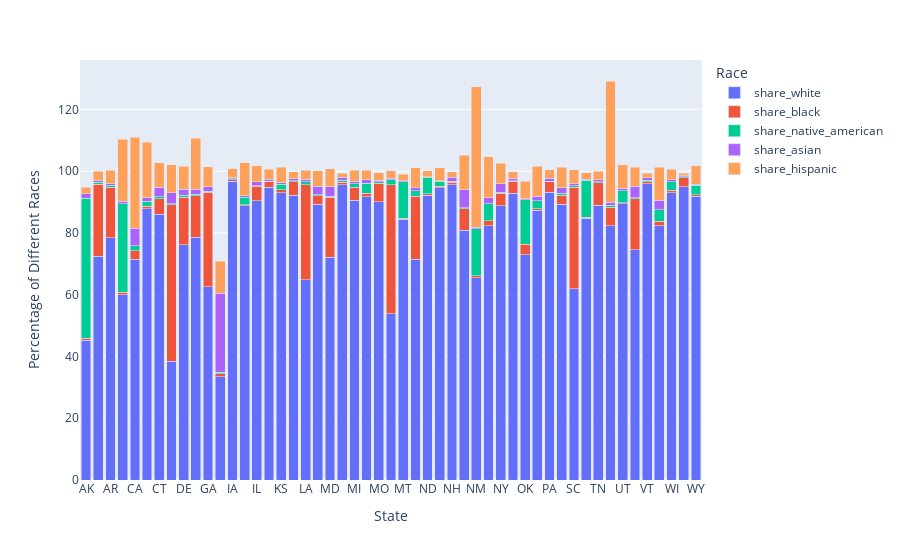

The notebook cell this image was saved under:
### Code cell
fig = px.bar(df, x='Geographic area', y='Mean Value', 
							hover_name=df['Geographic area'], color=df['Race'],
							color_continuous_scale='Agsunset', barmode='stack')
fig.update_layout(xaxis_title='State', yaxis_title='Percentage of Different Races', 
									coloraxis_showscale=False)
fig.update_traces(hovertemplate='State: %{x} <br>% of Races: %{y}')
fig.show()

### Figure 1 — Plotly figure (JSON) as saved in the notebook; plotly's stock layout.template omitted (floating-point values rounded to 4 significant figures)
{"data": [{"alignmentgroup": "True", "hovertemplate": "State: %{x} <br>% of Races: %{y}", "hovertext": ["AK", "AL", "AR", "AZ", "CA", "CO", "CT", "DC", "DE", "FL", "GA", "HI", "IA", "ID", "IL", "IN", "KS", "KY", "LA", "MA", "MD", "ME", "MI", "MN", "MO", "MS", "MT", "NC", "ND", "NE", "NH", "NJ", "NM", "NV", "NY", "OH", "OK", "OR", "PA", "RI", "SC", "SD", "TN", "TX", "UT", "VA", "VT", "WA", "WI", "WV", "WY"], "legendgroup": "share_white", "marker": {"color": "#636efa", "pattern": {"shape": ""}}, "name": "share_white", "offsetgroup": "share_white", "orientation": "v", "showlegend": true, "textposition": "auto", "type": "bar", "x": ["AK", "AL", "AR", "AZ", "CA", "CO", "CT", "DC", "DE", "FL", "GA", "HI", "IA", "ID", "IL", "IN", "KS", "KY", "LA", "MA", "MD", "ME", "MI", "MN", "MO", "MS", "MT", "NC", "ND", "NE", "NH", "NJ", "NM", "NV", "NY", "OH", "OK", "OR", "PA", "RI", "SC", "SD", "TN", "TX", "UT", "VA", "VT", "WA", "WI", "WV", "WY"], "xaxis": "x", "y": [45.26, 72.51, 78.45, 59.93, 71.54, 87.77, 86.11, 38.5, 76.25, 78.67, 62.59, 33.37, 96.71, 88.82, 90.36, 94.82, 92.96, 92.23, 64.81, 89.3, 72.12, 95.69, 90.67, 91.8, 90.18, 53.8, 84.48, 71.52, 92.29, 94.72, 95.68, 80.89, 65.42, 82.33, 88.88, 92.8, 72.93, 87.39, 93.25, 89.23, 61.98, 84.82, 88.95, 82.4, 89.44, 74.6, 95.87, 82.38, 92.96, 95.04, 91.92], "yaxis": "y"}, {"alignmentgroup": "True", "hovertemplate": "State: %{x} <br>% of Races: %{y}", "hovertext": ["AK", "AL", "AR", "AZ", "CA", "CO", "CT", "DC", "DE", "FL", "GA", "HI", "IA", "ID", "IL", "IN", "KS", "KY", "LA", "MA", "MD", "ME", "MI", "MN", "MO", "MS", "MT", "NC", "ND", "NE", "NH", "NJ", "NM", "NV", "NY", "OH", "OK", "OR", "PA", "RI", "SC", "SD", "TN", "TX", "UT", "VA", "VT", "WA", "WI", "WV", "WY"], "legendgroup": "share_black", "marker": {"color": "#EF553B", "pattern": {"shape": ""}}, "name": "share_black", "offsetgroup": "share_black", "orientation": "v", "showlegend": true, "textposition": "auto", "type": "bar", "x": ["AK", "AL", "AR", "AZ", "CA", "CO", "CT", "DC", "DE", "FL", "GA", "HI", "IA", "ID", "IL", "IN", "KS", "KY", "LA", "MA", "MD", "ME", "MI", "MN", "MO", "MS", "MT", "NC", "ND", "NE", "NH", "NJ", "NM", "NV", "NY", "OH", "OK", "OR", "PA", "RI", "SC", "SD", "TN", "TX", "UT", "VA", "VT", "WA", "WI", "WV", "WY"], "xaxis": "x", "y": [0.5625, 23.32, 16.3, 0.9545, 2.68, 0.9177, 4.992, 50.7, 15.39, 13.37, 30.63, 1.071, 0.5635, 0.2952, 4.704, 1.688, 0.9605, 4.421, 30.78, 2.791, 19.46, 0.8198, 4.124, 1.001, 5.862, 41.83, 0.2266, 20.4, 0.3574, 0.4205, 0.7156, 6.975, 0.667, 1.567, 4.008, 3.96, 3.376, 0.5281, 3.27, 2.988, 32.83, 0.29, 7.303, 5.866, 0.385, 16.51, 0.7706, 1.427, 0.9373, 2.915, 0.3975], "yaxis": "y"}, {"alignmentgroup": "True", "hovertemplate": "State: %{x} <br>% of Races: %{y}", "hovertext": ["AK", "AL", "AR", "AZ", "CA", "CO", "CT", "DC", "DE", "FL", "GA", "HI", "IA", "ID", "IL", "IN", "KS", "KY", "LA", "MA", "MD", "ME", "MI", "MN", "MO", "MS", "MT", "NC", "ND", "NE", "NH", "NJ", "NM", "NV", "NY", "OH", "OK", "OR", "PA", "RI", "SC", "SD", "TN", "TX", "UT", "VA", "VT", "WA", "WI", "WV", "WY"], "legendgroup": "share_native_american", "marker": {"color": "#00cc96", "pattern": {"shape": ""}}, "name": "share_native_american", "offsetgroup": "share_native_american", "orientation": "v", "showlegend": true, "textposition": "auto", "type": "bar", "x": ["AK", "AL", "AR", "AZ", "CA", "CO", "CT", "DC", "DE", "FL", "GA", "HI", "IA", "ID", "IL", "IN", "KS", "KY", "LA", "MA", "MD", "ME", "MI", "MN", "MO", "MS", "MT", "NC", "ND", "NE", "NH", "NJ", "NM", "NV", "NY", "OH", "OK", "OR", "PA", "RI", "SC", "SD", "TN", "TX", "UT", "VA", "VT", "WA", "WI", "WV", "WY"], "xaxis": "x", "y": [45.48, 0.6593, 0.7599, 28.59, 1.715, 1.625, 0.6566, 0.3, 0.5237, 0.4554, 0.3003, 0.3881, 0.2714, 2.525, 0.2618, 0.2758, 1.873, 0.2101, 0.9573, 0.2652, 0.3409, 0.545, 1.077, 3.363, 0.5427, 1.615, 11.87, 1.788, 5.33, 1.56, 0.2875, 0.2571, 15.34, 5.577, 0.3613, 0.215, 14.38, 2.582, 0.1616, 0.6706, 0.4628, 12.03, 0.3166, 0.6574, 3.87, 0.3423, 0.3697, 3.75, 2.62, 0.2002, 3.08], "yaxis": "y"}, {"alignmentgroup": "True", "hovertemplate": "State: %{x} <br>% of Races: %{y}", "hovertext": ["AK", "AL", "AR", "AZ", "CA", "CO", "CT", "DC", "DE", "FL", "GA", "HI", "IA", "ID", "IL", "IN", "KS", "KY", "LA", "MA", "MD", "ME", "MI", "MN", "MO", "MS", "MT", "NC", "ND", "NE", "NH", "NJ", "NM", "NV", "NY", "OH", "OK", "OR", "PA", "RI", "SC", "SD", "TN", "TX", "UT", "VA", "VT", "WA", "WI", "WV", "WY"], "legendgroup": "share_asian", "marker": {"color": "#ab63fa", "pattern": {"shape": ""}}, "name": "share_asian", "offsetgroup": "share_asian", "orientation": "v", "showlegend": true, "textposition": "auto", "type": "bar", "x": ["AK", "AL", "AR", "AZ", "CA", "CO", "CT", "DC", "DE", "FL", "GA", "HI", "IA", "ID", "IL", "IN", "KS", "KY", "LA", "MA", "MD", "ME", "MI", "MN", "MO", "MS", "MT", "NC", "ND", "NE", "NH", "NJ", "NM", "NV", "NY", "OH", "OK", "OR", "PA", "RI", "SC", "SD", "TN", "TX", "UT", "VA", "VT", "WA", "WI", "WV", "WY"], "xaxis": "x", "y": [1.377, 0.4798, 0.4771, 0.7266, 5.543, 1.155, 2.99, 3.5, 2, 1.617, 1.492, 25.65, 0.4008, 0.4877, 1.337, 0.5868, 0.4264, 0.711, 0.7865, 2.842, 2.98, 1.032, 0.9542, 1.026, 0.5483, 0.5461, 0.3189, 0.9263, 0.2935, 0.2919, 1.343, 5.945, 0.4939, 2.007, 2.719, 0.7515, 0.4265, 1.379, 0.989, 1.688, 0.74, 0.3179, 0.6373, 1.012, 0.7709, 3.669, 0.9101, 3.075, 0.7908, 0.3411, 0.3877], "yaxis": "y"}, {"alignmentgroup": "True", "hovertemplate": "State: %{x} <br>% of Races: %{y}", "hovertext": ["AK", "AL", "AR", "AZ", "CA", "CO", "CT", "DC", "DE", "FL", "GA", "HI", "IA", "ID", "IL", "IN", "KS", "KY", "LA", "MA", "MD", "ME", "MI", "MN", "MO", "MS", "MT", "NC", "ND", "NE", "NH", "NJ", "NM", "NV", "NY", "OH", "OK", "OR", "PA", "RI", "SC", "SD", "TN", "TX", "UT", "VA", "VT", "WA", "WI", "WV", "WY"], "legendgroup": "share_hispanic", "marker": {"color": "#FFA15A", "pattern": {"shape": ""}}, "name": "share_hispanic", "offsetgroup": "share_hispanic", "orientation": "v", "showlegend": true, "textposition": "auto", "type": "bar", "x": ["AK", "AL", "AR", "AZ", "CA", "CO", "CT", "DC", "DE", "FL", "GA", "HI", "IA", "ID", "IL", "IN", "KS", "KY", "LA", "MA", "MD", "ME", "MI", "MN", "MO", "MS", "MT", "NC", "ND", "NE", "NH", "NJ", "NM", "NV", "NY", "OH", "OK", "OR", "PA", "RI", "SC", "SD", "TN", "TX", "UT", "VA", "VT", "WA", "WI", "WV", "WY"], "xaxis": "x", "y": [2.131, 2.98, 4.273, 20.14, 29.51, 17.9, 7.976, 9.1, 7.417, 16.53, 6.415, 10.36, 2.819, 10.7, 5.171, 3.318, 5.072, 2.226, 2.977, 4.926, 5.931, 1.313, 3.535, 3.154, 2.358, 2.322, 2.192, 6.413, 1.823, 4.07, 1.745, 11.12, 45.43, 13.17, 6.629, 2.13, 5.696, 9.751, 2.733, 6.668, 4.475, 2.037, 2.856, 39.27, 7.663, 6.153, 1.38, 10.61, 3.323, 0.9042, 5.988], "yaxis": "y"}], "layout": {"autosize": true, "barmode": "stack", "coloraxis": {"showscale": false}, "legend": {"title": {"text": "Race"}, "tracegroupgap": 0}, "margin": {"t": 60}, "xaxis": {"anchor": "y", "autorange": true, "domain": [0, 1], "range": [-0.5, 50.5], "title": {"text": "State"}, "type": "category"}, "yaxis": {"anchor": "x", "autorange": true, "domain": [0, 1], "range": [0, 136.0], "title": {"text": "Percentage of Different Races"}, "type": "linear"}}}
